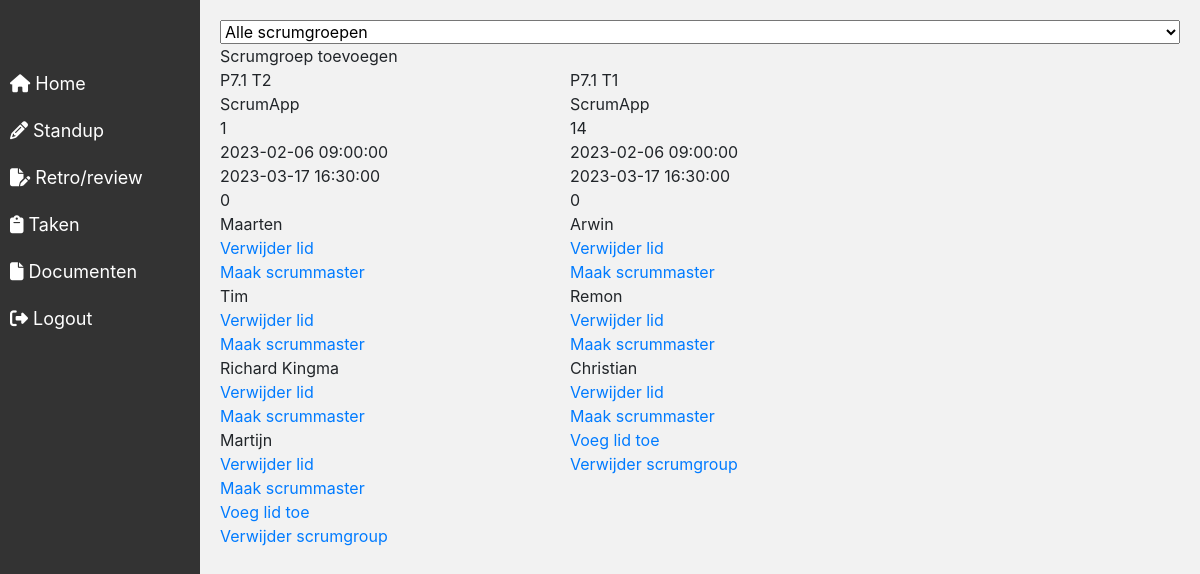
The page /scrumDashboard.php?filter=Alle on the database its author committed.
### tables this page shows
CREATE TABLE `scrumgroepen` (
  `id` int(11) NOT NULL,
  `naam` varchar(50) NOT NULL,
  `projectNaam` varchar(50) NOT NULL,
  `scrummaster` int(11) NOT NULL DEFAULT 0,
  `startDate` datetime NOT NULL,
  `endDate` datetime NOT NULL,
  `archived` int(1) NOT NULL DEFAULT 0
);

CREATE TABLE `koppelusergroep` (
  `userId` int(11) NOT NULL,
  `groepid` int(11) NOT NULL
);

CREATE TABLE `users` (
  `id` int(11) NOT NULL,
  `naam` varchar(50) NOT NULL,
  `email` varchar(75) NOT NULL,
  `password` varchar(250) DEFAULT NULL,
  `isActivated` int(1) NOT NULL DEFAULT 0,
  `role` int(1) NOT NULL,
  `activationCode` varchar(50) NOT NULL,
  `activatedOn` datetime DEFAULT NULL
);

### Classes/scrumGroepClass.php (called while the page is built, shortened)
<?php
class ScrumGroup {
    function __construct($id) {
        $this->id = $id;
    }
}
?>

### Handlers/Services.php (the view, shortened to what this page needs)
<?php
class Services
{
    function __construct($conn)
    {
        $this->connection = $conn;
    }
}
class GroepServices extends Services
{
    private $connection;
    public function __construct($conn)
    {
        $this->connection = $conn;
    }
    public function GetAllScrumgroups($Archived)
    {
        if ($Archived != -1) {
            $stmt = $this->connection->prepare("SELECT * FROM scrumgroepen WHERE archived = ?");
            $stmt->bind_param('i', $Archived);
        } else {
            $stmt = $this->connection->prepare("SELECT * FROM scrumgroepen");
        }
        $stmt->execute();
        $sql = $stmt->get_result();
        $sql = $sql->fetch_all();
        if (!empty($sql)) {
            $this->createScrumgroupObject($sql);
        } else {
            return 0;
        }
    }
    public function GetUsersInScrumgroup($scrumgroup)
    {
        $stmt = $this->connection->prepare("SELECT * FROM koppelusergroep INNER JOIN users ON koppelusergroep.userId = users.id WHERE koppelusergroep.groepid = ?");
        $stmt->bind_param('i', $scrumgroup->id);
        $stmt->execute();
        $sql = $stmt->get_result();
        $sql = $sql->fetch_all();
        if (!empty($sql)) {
            return $sql;
        } else {
            return 0;
        }
    }
    public function CreateScrumgroupObject($scrumgroupQuery)
    {
        foreach ($scrumgroupQuery as $row) {
            $scrumgroup = new ScrumGroup($row['0']);
            $scrumgroup->name = $row['1'];
            $scrumgroup->project = $row['2'];
            $scrumgroup->scrummaster = $row['3'];
            $scrumgroup->startDate = $row['4'];
            $scrumgroup->endDate = $row['5'];
            $scrumgroup->archived = $row['6'];
            $userQuery = $this->GetUsersInScrumgroup($scrumgroup);
            $scrumgroup->teamleden = $this->CreateUserObject($userQuery, $scrumgroup);
            $this->ShowScrumgroups($scrumgroup);
        }
    }
    public function ShowScrumgroups($scrumgroup)
    {
        echo '
        <div class="Scrumgroup">
            <div class="ScrumgroupName">' . $scrumgroup->name . '</div>
            <div class="ScrumgroupProject">' . $scrumgroup->project . '</div>
            <div class="ScrumgroupScrummaster">' . $scrumgroup->scrummaster . '</div>
            <div class="ScrumgroupStartDate">' . $scrumgroup->startDate . '</div>
            <div class="ScrumgroupEndDate">' . $scrumgroup->endDate . '</div>
            <div class="ScrumgroupArchived">' . $scrumgroup->archived . '</div>
            <div class="ScrumgroupTeam">
    ';
        foreach ($scrumgroup->teamleden as $i => $value) {
            echo '
            <div class"">
                <div class"">' . $scrumgroup->teamleden[$i]->naam . '</div>
                <div class""><a href="scrumDashboard.php?deleteUserId=' . $scrumgroup->teamleden[$i]->id . '">Verwijder lid</a></div>
                <div class""><a href="scrumDashboard.php?ScrummaserUserId=' . $scrumgroup->teamleden[$i]->id . '&ScrumgroupId=' . $scrumgroup->id . '">Maak scrummaster</a></div>
            </div>
        ';
        }
        echo "
            <div class''><a href='scrumDashboard.php?addUserId=" . $scrumgroup->id . "'>Voeg lid toe</a></div>
            </div>
            <div class''><a href='scrumDashboard.php?deleteScrumgroupId=" . $scrumgroup->id . "'>Verwijder scrumgroup</a></div>
    </div>";
    }
    public function CreateUserObject($userQuery, $scrumgroup)
    {
        foreach ($userQuery as $row) {
            $user = new user();
            $user->id = $row['2'];
            $user->naam = $row['3'];
            $user->email = $row['4'];
            $user->password = $row['5'];
            $user->isActivated = $row['6'];
            $user->role = $row['7'];
            $user->activationCode = $row['8'];
            $scrumgroup->teamleden[] = $user;
        }
        return $scrumgroup->teamleden;
    }
    public function ArchivedScrumgroupFilter($Archived)
    {
        if ($Archived == 0) {
            echo "
                    <option value='scrumDashboard.php?filter=Alle'>Alle scrumgroepen</option>
                    <option value='scrumDashboard.php?filter=Active' selected>Actieve scrumgroepen</option>
                    <option value='scrumDashboard.php?filter=Archived'>Archiveerde scrumgroepen</option>
                ";
        } elseif ($Archived == 1) {
            echo "
                    <option value='scrumDashboard.php?filter=Alle'>Alle scrumgroepen</option>
                    <option value='scrumDashboard.php?filter=Active'>Actieve scrumgroepen</option>
                    <option value='scrumDashboard.php?filter=Archived' selected>Archiveerde scrumgroepen</option>
                ";
        } else {
            echo "
                    <option value='scrumDashboard.php?filter=Alle' selected>Alle scrumgroepen</option>
                    <option value='scrumDashboard.php?filter=Active'>Actieve scrumgroepen</option>
                    <option value='scrumDashboard.php?filter=Archived'>Archiveerde scrumgroepen</option>
                ";
        }
    }
}

### rows shown on the page
scrumgroepen: naam "P7.1 T2", projectNaam "ScrumApp", scrummaster "1", startDate "2023-02-06 09:00:00", endDate "2023-03-17 16:30:00", archived "0"
koppelusergroep: userId.naam "Maarten"
koppelusergroep: userId.naam "Tim"
koppelusergroep: userId.naam "Richard Kingma"
koppelusergroep: userId.naam "Martijn"
scrumgroepen: naam "P7.1 T1", projectNaam "ScrumApp", scrummaster "14", startDate "2023-02-06 09:00:00", endDate "2023-03-17 16:30:00", archived "0"
koppelusergroep: userId.naam "Arwin"
koppelusergroep: userId.naam "Remon"
koppelusergroep: userId.naam "Christian"
